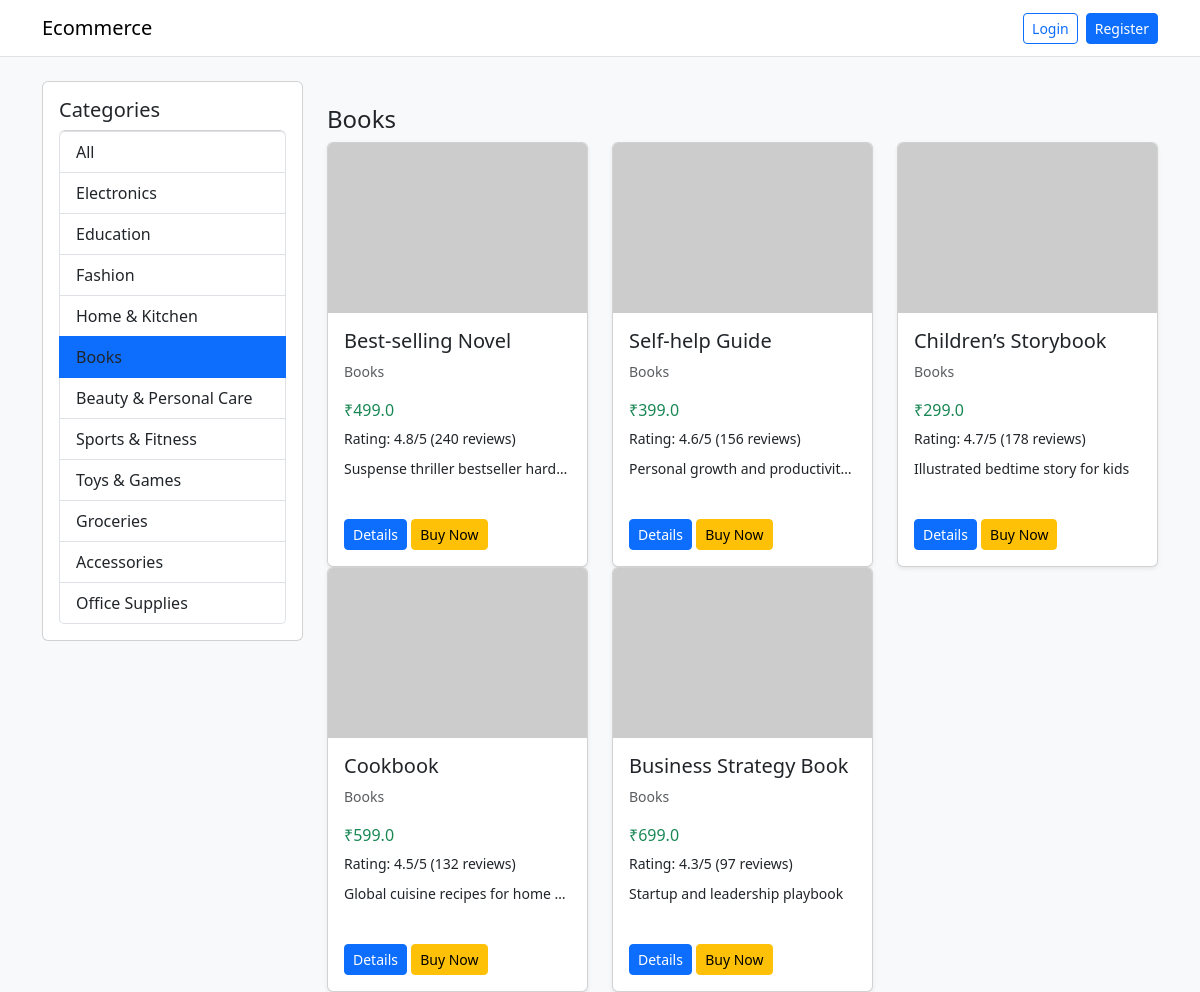
Page /products?category=Books on the committed database.
### tables this page shows
CREATE TABLE products (
            product_id INTEGER PRIMARY KEY AUTOINCREMENT,
            product_name TEXT,
            category TEXT,
            price REAL
        , image_url TEXT, description TEXT, rating REAL, review_count INTEGER);

### app.py (the view)
@app.route('/products')
def products():
    user = get_logged_in_user()
    selected_category = request.args.get('category', '')
    search_query = request.args.get('q', '').strip()
    db = get_db()
    cursor = db.cursor()
    cursor.execute('SELECT DISTINCT category FROM products')
    categories = [c[0] for c in cursor.fetchall()]
    if search_query:
        like_term = f'%{search_query}%'
        cursor.execute('SELECT product_id, product_name, category, price, image_url, description, rating, review_count FROM products WHERE product_name LIKE ? OR description LIKE ? OR category LIKE ? ORDER BY category, product_id', (like_term, like_term, like_term))
    elif selected_category and selected_category in categories:
        cursor.execute('SELECT product_id, product_name, category, price, image_url, description, rating, review_count FROM products WHERE category = ? ORDER BY product_id', (selected_category,))
    else:
        cursor.execute('SELECT product_id, product_name, category, price, image_url, description, rating, review_count FROM products ORDER BY category, product_id')
    products_list = cursor.fetchall()
    cursor.close()
    db.close()
    products_data = [
        {
            'product_id': p[0],
            'product_name': p[1],
            'category': p[2],
            'price': p[3],
            'image_url': p[4] or 'https://via.placeholder.com/300x200?text=Product',
            'description': p[5] or 'No description available.',
            'rating': p[6] or 0,
            'review_count': p[7] or 0
        }
        for p in products_list
    ]
    grouped = {}
    for item in products_data:
        grouped.setdefault(item['category'], []).append(item)
    return render_template('products.html', categories=categories, selected_category=selected_category, grouped_products=grouped, user=user)

### app.py (called while the page is built, shortened)
def get_logged_in_user():
    if 'user_id' not in session:
        return None

### db.py (called while the page is built)
def get_db():
    return sqlite3.connect('ecommerce.db')

### templates/products.html (shortened to what this page needs)
<!DOCTYPE html>
<html>
<head>
    <link href="https://cdn.jsdelivr.net/npm/bootstrap@5.3.0/dist/css/bootstrap.min.css" rel="stylesheet">
</head>
<body class="bg-light">
<nav class="navbar navbar-expand-lg navbar-light bg-white border-bottom">
    <div class="container">
        <a class="navbar-brand" href="/">Ecommerce</a>
        <div class="d-flex align-items-center">
            {% if user %}
                <span class="me-3">Welcome, {{ user.name }}</span>
                <a class="btn btn-outline-secondary btn-sm" href="/logout">Logout</a>
            {% else %}
                <a class="btn btn-outline-primary btn-sm me-2" href="/login">Login</a>
                <a class="btn btn-primary btn-sm" href="/register">Register</a>
            {% endif %}
        </div>
    </div>
</nav>
<div class="container mt-4">
    <div class="row">
        <div class="col-md-3">
            <div class="card p-3 mb-3">
                <h5>Categories</h5>
                <ul class="list-group">
                    <li class="list-group-item {% if not selected_category %}active{% endif %}"><a href="/products" class="text-decoration-none text-dark">All</a></li>
                    {% for category in categories %}
                        <li class="list-group-item {% if selected_category == category %}active{% endif %}"><a href="/products?category={{ category }}" class="text-decoration-none text-dark">{{ category }}</a></li>
                    {% endfor %}
                </ul>
            </div>
        </div>
        <div class="col-md-9">
            {% for category, items in grouped_products.items() %}
                <h4 class="mt-4">{{ category }}</h4>
                <div class="row">
                    {% for product in items %}
                        <div class="col-md-4">
                            <div class="card mb-4 shadow-sm" style="height:100%;">
                                <img src="{{ product.image_url or 'https://via.placeholder.com/300x200?text=Product' }}" class="card-img-top" alt="{{ product.product_name }}" style="height: 170px; object-fit: cover;">
                                <div class="card-body d-flex flex-column">
                                    <h5>{{ product.product_name }}</h5>
                                    <p class="text-muted small">{{ product.category }}</p>
                                    <p class="mb-1 text-success">₹{{ product.price }}</p>
                                    <div class="mb-2">
                                        <small>Rating: {{ '%.1f'|format(product.rating) }}/5 ({{ product.review_count }} reviews)</small>
                                    </div>
                                    <p class="small text-truncate">{{ product.description }}</p>
                                    <div class="mt-auto">
                                        <a class="btn btn-primary btn-sm" href="/product/{{ product.product_id }}">Details</a>
                                        <form action="/buy/{{ product.product_id }}" method="POST" class="d-inline">
                                            <button class="btn btn-warning btn-sm">Buy Now</button>
                                        </form>
                                    </div>
                                </div>
                            </div>
                        </div>
                    {% endfor %}
                </div>
            {% endfor %}
        </div>
    </div>
</div>
</body>
</html>

### rows in the picture
products: category "Books", product_name "Best-selling Novel", price "499.0", rating "4.8", review_count "240", description "Suspense thriller bestseller hard…"
products: product_name "Self-help Guide", category "Books", price "399.0", rating "4.6", review_count "156", description "Personal growth and productivit…"
products: product_name "Children’s Storybook", category "Books", price "299.0", rating "4.7", review_count "178", description "Illustrated bedtime story for kids"
products: product_name "Cookbook", category "Books", price "599.0", rating "4.5", review_count "132", description "Global cuisine recipes for home…"
products: product_name "Business Strategy Book", category "Books", price "699.0", rating "4.3", review_count "97", description "Startup and leadership playbook"

### other values in the picture
{{ category }} "Electronics" "Education" "Fashion" "Home & Kitchen" "Books" "Beauty & Personal Care" "Sports & Fitness" "Toys & Games" "Groceries" "Accessories" "Office Supplies"
